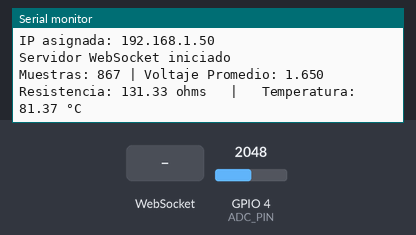
This sketch was run on a simulated ESP32. Parts: the last lines printed to the serial monitor. The inputs (shaded band) are chosen by the test bench; at power-on: GPIO 4 (ADC_PIN) = 2048 (analog values on the 0–4095 scale). WiFi joins after 1.5 s; servers stay silent unless stated.

Above: at 3.2 s.
3.3 s: WebSocket text "heartbeat" received
At 3.9 s:
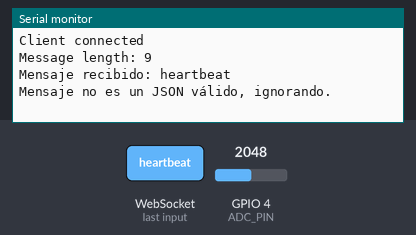
4.8 s: WebSocket text "sensor" received
At 5.8 s:
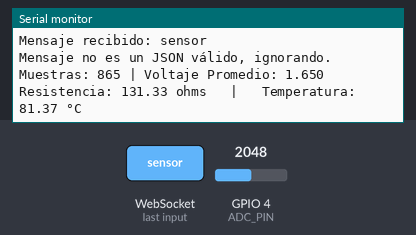
6.3 s: WebSocket text "activar_horno" received
At 6.8 s:
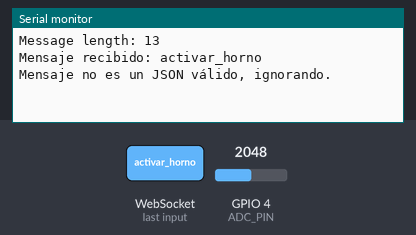
7.8 s: WebSocket text "1" received
At 7.97 s:
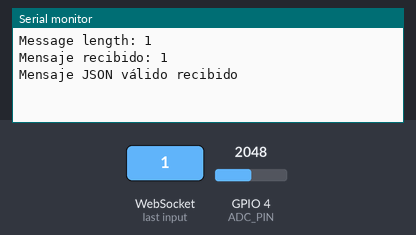
9.3 s: GPIO 4 (ADC_PIN) set to 2866
At 10.5 s:
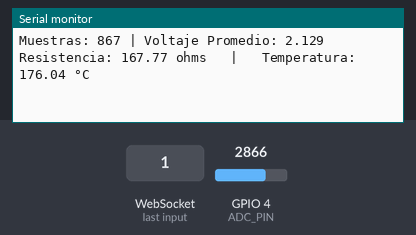
10.8 s: GPIO 4 (ADC_PIN) set to 3603
At 11.8 s:
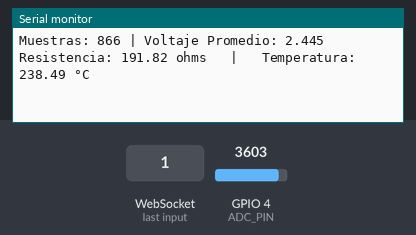
Timing chart, 0 to 13.3 s (numbered marks = the images above; inputs shaded):
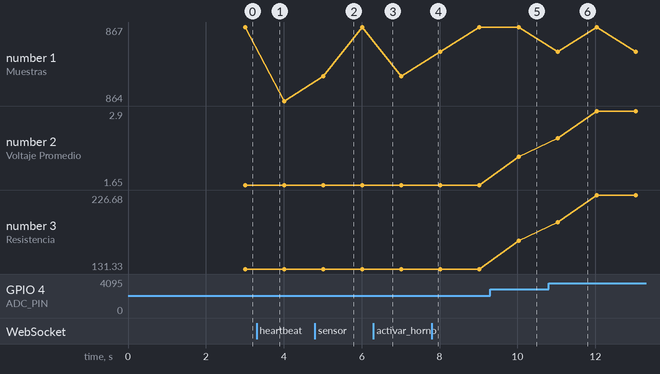

Measured:
- after the input at 3.3 s, the serial monitor: prints a new line at once (image 1)
- after the input at 4.8 s, the serial monitor: prints a new line at once (image 2)
- after the input at 6.3 s, the serial monitor: prints a new line at once (image 3)
- after the input at 7.8 s, the serial monitor: prints a new line at once (image 4)
- after the input at 9.3 s, the serial monitor: prints a new line after 0.73 s (image 5)
- after the input at 10.8 s, the serial monitor: prints a new line after 0.23 s (image 6)
- plotted number 1: 867 → 864 after the input at 3.3 s
- plotted number 2: 1.65 → 2.13 after the input at 9.3 s, 2.13 → 2.9 after the input at 10.8 s

The sketch:

Practica4C.ino
```cpp
#include <Arduino.h>
#include <WiFi.h>
//#include <DHT.h>  //By adafruit 1.4.6 mas dependencias
#include <AsyncTCP.h>
#include <ESPAsyncWebServer.h>  //By lacemra 3.1.0 con modificaciones
#include <AsyncWebSocket.h>
#include <ArduinoJson.h>  //BenoitBlanchon
#include <time.h>


#define ADC_PIN 4  // Cambia este valor según el pin del ADC que estés usando
#define SSR_PIN 13


#define ADC_RESOLUTION 4095  // Resolución del ADC de 12 bits (0-4095)
#define ADC_VREF 3.3  // Voltaje de referencia del ADC
#define MEASUREMENT_TIME 1000  // Tiempo de medición en milisegundos (1 segundo)
const char* ssid = "GWN571D04";
const char* password = "ESP32CUCEI$$";
const float R0 = 100.0;  // Resistencia a 0°C
const float alpha = 0.00385;  // Coeficiente de temperatura del platino
bool heartbeatReceived = false;  // Indica si ya se ha recibido el primer heartbeat
unsigned long lastAdcSendTime = 0;  // Tiempo de la última lectura del ADC
int tiempoMuestreo = 1000;
int comandoNumerico = 0;
const char* comando;
bool activarHorno = false;

// Configuración del servidor y WebSocket
AsyncWebServer server(80);
AsyncWebSocket ws("/ws");

void blinkTask(void *param) {
    bool hornoIniciado = false;

    while(1){
     if (activarHorno && !hornoIniciado) {
            iniciarPerfil();       // ← esta función proviene del módulo .ino de control del horno
            hornoIniciado = true;
            Serial.println("Perfil de horneado iniciado.");
        }

    unsigned long startTime = millis();  // Capturar tiempo de inicio
    unsigned int sampleCount = 0;  // Contador de muestras
    float voltageSum = 0.0;  // Suma de voltajes

    // Tomar mediciones durante 1 segundo
    while (millis() - startTime < MEASUREMENT_TIME) {
        int raw_adc = analogRead(ADC_PIN);  // Leer ADC
        float voltage = (raw_adc / (float)ADC_RESOLUTION) * ADC_VREF;  // Convertir a voltaje

        voltageSum += voltage;  // Acumular voltaje
        sampleCount++;  // Contar muestras
        vTaskDelay(1);  // Libera el CPU durante 1 ms en cada iteración

    }

    // Calcular el voltaje promedio
    float voltajePromedio = voltageSum / sampleCount;

    // Calcular la distancia con la ecuación dada
    float resistencia = 76.09*voltajePromedio+5.75;
    float temperatura = (resistencia - R0) / (alpha * R0);


    if (activarHorno) {
            actualizarPID(temperatura);
            actualizarZona();
        } else {
            digitalWrite(SSR_PIN, LOW);  // Seguridad: si no está activado, mantener apagado
        }

        DynamicJsonDocument doc(256);
        doc["type"] = "adc_reading";
        doc["temperatura"] = temperatura;
        doc["resistencia"] = resistencia;
        doc["voltaje"] = voltajePromedio;

        // Serializar el JSON y enviarlo
        String jsonString;
        serializeJson(doc, jsonString);

    // Imprimir los resultados
    Serial.print("Muestras: ");
    Serial.print(sampleCount);
    Serial.print(" | Voltaje Promedio: ");
    Serial.print(voltajePromedio, 3);  // Mostrar con 3 decimales
    Serial.print(" Resistencia: ");
    Serial.print(resistencia, 2);  // Mostrar con 2 decimales
    Serial.print(" ohms   |  ");
    Serial.print(" Temperatura: ");
    Serial.print(temperatura, 2);  // Mostrar con 2 decimales
    Serial.println(" °C");
            ws.cleanupClients();


            for (AsyncWebSocketClient *client : ws.getClients()) {
                if (client->status() == WS_CONNECTED) {
                    client->text(jsonString);
                }
            }


    }

}


void wsAdcTask(void *param) {
    while (1) {
        // Mantén limpios los clientes inactivos del WebSocket
        ws.cleanupClients();

        // Verificar si ya se ha recibido el primer heartbeat y enviar lecturas cada 100 ms
        if (heartbeatReceived && (millis() - lastAdcSendTime >= tiempoMuestreo)) {
            lastAdcSendTime = millis();  // Actualizar el tiempo de la última lectura
            // Enviar lectura a los clientes conectados
            for (AsyncWebSocketClient *client : ws.getClients()) {
                if (client->status() == WS_CONNECTED) {
                    //sendAdcReading(client);
                }
            }
        }
        vTaskDelay(10 / portTICK_PERIOD_MS);  // Pequeño retardo para no saturar el procesador
    }
}

void setup() {
    // put your setup code here, to run once:
    Serial.begin(115200);
    analogReadResolution(12);  // Configurar la resolución del ADC a 12 bits
     // Conéctate a la red WiFi
    WiFi.begin(ssid, password);
    while (WiFi.status() != WL_CONNECTED) {
        delay(1000);
        Serial.println("Conectando a WiFi...");
    }
    Serial.println("Conectado a WiFi");

    // Imprime la IP asignada por el router
    Serial.print("IP asignada: ");
    Serial.println(WiFi.localIP());

    // Configura el WebSocket y asigna el manejador de eventos
    ws.onEvent(onWebSocketMessage);
    server.addHandler(&ws);

    // Inicia el servidor
    server.begin();
    Serial.println("Servidor WebSocket iniciado");

    setupControlHorno();

     xTaskCreatePinnedToCore(
        wsAdcTask,       // Función de la tarea
        "WS ADC Task",   // Nombre de la tarea
        4096,            // Tamaño de la pila
        NULL,            // Parámetro de entrada (null en este caso)
        1,               // Prioridad
        NULL,            // Puntero a la tarea (no lo usamos)
        0);              // Ejecutar en el core 0

    // Crear la tarea para el blink en Core 1
    xTaskCreatePinnedToCore(
        blinkTask,       // Función de la tarea
        "Blink Task",    // Nombre de la tarea
        2048,            // Tamaño de la pila
        NULL,            // Parámetro de entrada (null en este caso)
        1,               // Prioridad
        NULL,            // Puntero a la tarea (no lo usamos)
        1);              // Ejecutar en el core 1


}

void updateEsp32Time(unsigned long timestamp) {
    timeval tv;
    tv.tv_sec = timestamp;
    tv.tv_usec = 0;
    settimeofday(&tv, nullptr);  // Actualizar el tiempo de la ESP32
    Serial.println("Tiempo de la ESP32 actualizado.");
}

// Función para manejar mensajes JSON
void onWebSocketMessage(AsyncWebSocket *server, AsyncWebSocketClient *client, AwsEventType type, void *arg, uint8_t *data, size_t len) {
    if (type == WS_EVT_DATA) {
        Serial.print("Message length: ");
        Serial.println(len);  // Mostrar la longitud del mensaje

        if (len > 0) {
            // Convertir los datos recibidos en una cadena
            String message = String((char*)data);
            Serial.println("Mensaje recibido: " + message);

            // Crear un objeto DynamicJsonDocument para almacenar el JSON
            DynamicJsonDocument doc(1024);

            // Intentar deserializar el mensaje como JSON
            DeserializationError error = deserializeJson(doc, message);

            // Si el mensaje es un JSON válido
            if (!error) {
                Serial.println("Mensaje JSON válido recibido");

                // Comprobar si es un heartbeat
                const char* tipo = doc["type"];
                if (strcmp(tipo, "heartbeat") == 0) {
                    // Obtener el timestamp del heartbeat
                    unsigned long timestamp = doc["timestamp"];
                    Serial.print("Heartbeat recibido con timestamp: ");
                    Serial.println(timestamp);

                    // Actualizar el tiempo de la ESP32
                    updateEsp32Time(timestamp);

                    // Marcar que se ha recibido el primer heartbeat
                    heartbeatReceived = true;
                }
                else if (strcmp(tipo, "sensor") == 0) {


                }
                else if (strcmp(tipo, "activar_horno") == 0) {
                    activarHorno = true;
                    //client->text("{\"type\":\"estado\",\"mensaje\":\"Horno activado\"}");
                    Serial.print("Horno activado");


                }


            } else {
            // Si el mensaje no es un JSON válido
             Serial.println("Mensaje no es un JSON válido, ignorando.");
             client->text("Error: Mensaje no es un JSON válido.");
           }
        } else {
            Serial.println("No data received.");
        }
    } else if (type == WS_EVT_CONNECT) {
        Serial.println("Client connected");
    } else if (type == WS_EVT_DISCONNECT) {
        Serial.println("Client disconnected");
    }
}


void loop() {


}
```

control.ino
```cpp
// control_horno_pid.ino

#include <PID_v1.h> //Brett Beauregard 1.2.0

// --- Definiciones de pines y constantes ---
#define SSR_PIN 13

// --- Variables del PID ---
double setpoint = 150.0;    // Temperatura objetivo inicial
double input = 0.0;         // Temperatura leída
double output = 0.0;        // Salida del PID

// Valores PID iniciales (pueden ajustarse en tiempo de ejecución)
double Kp = 2.0, Ki = 5.0, Kd = 1.0;
PID myPID(&input, &output, &setpoint, Kp, Ki, Kd, DIRECT);

// --- Estructura para zonas de temperatura ---
struct Zona {
  float tempObjetivo;
  unsigned long tiempoMs;
};

Zona perfil[] = {
  {150, 60000},  // Precalentamiento
  {180, 30000},  // Remojo
  {240, 20000},  // Reflujo
  {50, 60000},   // Enfriamiento
};

int zonaActual = 0;
unsigned long tiempoInicioZona = 0;
bool perfilActivo = false;

// --- Funciones públicas ---
void iniciarPerfil() {
  zonaActual = 0;
  setpoint = perfil[zonaActual].tempObjetivo;
  tiempoInicioZona = millis();
  perfilActivo = true;
  digitalWrite(SSR_PIN, LOW);
  myPID.SetMode(AUTOMATIC);
}

void actualizarPID(double nuevaTemp) {
  input = nuevaTemp;
  myPID.Compute();
  digitalWrite(SSR_PIN, output > 0.5 ? HIGH : LOW);
}

void actualizarZona() {
  if (!perfilActivo) return;

  if (millis() - tiempoInicioZona > perfil[zonaActual].tiempoMs) {
    zonaActual++;
    if (zonaActual < sizeof(perfil) / sizeof(perfil[0])) {
      setpoint = perfil[zonaActual].tempObjetivo;
      tiempoInicioZona = millis();
    } else {
      perfilActivo = false;
      digitalWrite(SSR_PIN, LOW);  // Apagar horno
    }
  }
}

void configurarPID(double p, double i, double d) {
  Kp = p; Ki = i; Kd = d;
  myPID.SetTunings(Kp, Ki, Kd);
}

// --- Setup del módulo ---
void setupControlHorno() {
  pinMode(SSR_PIN, OUTPUT);
  digitalWrite(SSR_PIN, LOW);
  myPID.SetOutputLimits(0, 1);
  myPID.SetMode(MANUAL);
}
```
